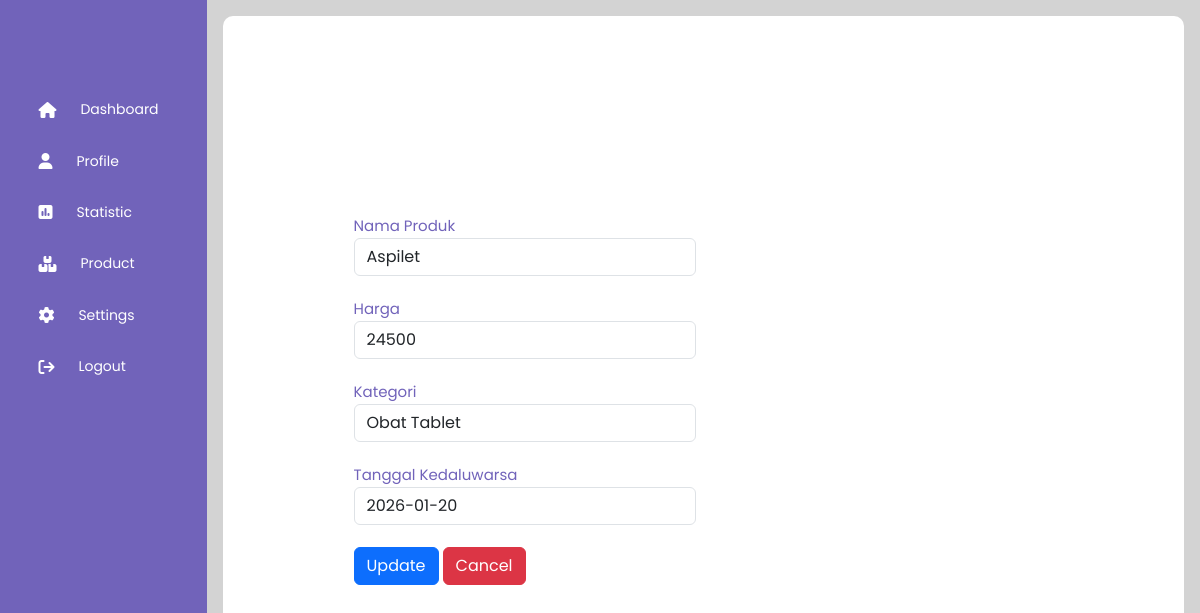
/Code/ApotekOnline-AU-D-Ap-L-P/editProAdmin.php?updateid=54 (signed in), run on the app's committed database.
### tables this page shows
CREATE TABLE `add_product` (
  `id_product` int(11) NOT NULL,
  `nama_produk` varchar(255) NOT NULL,
  `harga` int(11) NOT NULL,
  `kategori` varchar(255) NOT NULL,
  `date_exp` varchar(255) NOT NULL,
  `foto_produk` varchar(255) NOT NULL
);

### Code/ApotekOnline-AU-D-Ap-L-P/editProAdmin.php (the view, shortened to what this page needs)
<!DOCTYPE html>
<html>
<head>
	<link rel="stylesheet" href="https://cdn.jsdelivr.net/npm/bootstrap@5.3.2/dist/css/bootstrap.min.css">
	<link rel="stylesheet" href="https://cdnjs.cloudflare.com/ajax/libs/font-awesome/6.5.1/css/all.min.css" />
	<link rel="stylesheet" href="styleAdmin.css">
</head>
<body>
	<div class="sidebar">
		<div class="logo"></div>
		<ul class="menu">
			<li>
				<a href="admin.php">
					<i class="fa-solid fa-house"></i>
					<span>Dashboard</span>
				</a>
			</li>
			<li>
				<a href="adminProfile.php">
					<i class="fa-solid fa-user"></i>
					<span>Profile</span>
				</a>
			</li>
			<li>
				<a href="statistic.php">
					<i class="fa-solid fa-square-poll-vertical"></i>
					<span>Statistic</span>
				</a>
			</li>
			<li>
				<a href="Product.php">
					<i class="fa-solid fa-boxes-stacked"></i>
					<span>Product</span>
				</a>
			</li>
			<li>
				<a href="settingAdmin.php">
					<i class="fa-solid fa-gear"></i>
					<span>Settings</span>
				</a>
			</li>
			<li>
				<a href="logout.php">
					<i class="fa-solid fa-arrow-right-from-bracket"></i>
					<span>Logout</span>
				</a>
			</li>
		</ul>
	</div>
	<div class="main-content">
		<div class="cardprofile-container">
			<div class="mainprofile-title">
				<div class="admin-wrapper">
					<form action="" method="post">
						<?php
							include "db.php";
							$id_product = $_GET["updateid"];
							$sql = "SELECT * FROM add_product WHERE id_product='$id_product'";
							$result = mysqli_query($connect, $sql);
							$row = mysqli_fetch_assoc($result);
							$nama_produk = $row["nama_produk"];
							$harga = $row["harga"];
							$kategori = $row["kategori"];
							$date_exp = $row["date_exp"];
						?>
						<div class="form-group">
					    	<label>Nama Produk</label>
					    	<input type="text" class="form-control" name="nama_produk" placeholder="Nama produk" autocomplete="off" value="<?php echo $nama_produk; ?>">
					 	</div><br>
					  	<div class="form-group">
					    	<label>Harga</label>
					    	<input type="Text" class="form-control" name="harga" placeholder="Harga" autocomplete="off" value="<?php echo $harga; ?>">
					  	</div><br>
					  	<div class="form-group">
					    	<label>Kategori</label>
					    	<input type="text" class="form-control" name="kategori"  placeholder="Kategori" autocomplete="off" value="<?php echo $kategori; ?>">
					 	</div><br>
					  	<div class="form-group">
					    	<label>Tanggal Kedaluwarsa</label>
					    	<input type="text" class="form-control" name="date_exp" placeholder="00-00-0000" autocomplete="off" value="<?php echo $date_exp; ?>">
					  	</div><br>
					  	<button type="submit" class="btn btn-primary" name="submit">Update</button>
					  	<a href="Product.php" class="btn btn-danger">Cancel</a>
					</form>
				</div>
			</div>
		</div>
	</div>
</body>
</html>

### Code/ApotekOnline-AU-D-Ap-L-P/styleAdmin.css (style rules this page uses)
* { margin: 0; padding: 0; border: none; outline: none; box-sizing: border-box; font-family: "Poppins", sans-serif; }
body { display: flex; }
.sidebar { position: sticky; top: 0; left: 0; bottom: 0; width: 110px; height: 100vh; padding: 0 1.7rem; color: white; overflow: hidden; transition: all 0.5s linear; background: rgba(113, 99, 186, 255); }
.logo { height: 80px; padding: 5px; }
.menu { height: 80%; position: relative; list-style: none; padding: 0; }
.menu li { padding: 0.7rem; margin: 8px 0; border-radius: 8px; transition: all 0.5s ease-in-out; }
.menu a { color: white; font-size: 14px; text-decoration: none; display: flex; align-items: center; gap: 1.5rem; }
.menu a span { overflow: hidden; }
.menu a i { font-size: 1rem; }
.main-content { position: relative; background: lightgray; width: 100%; padding: 1rem; }
.cardprofile-container { background: white; padding: 2rem; border-radius: 10px; height: 100%; }
.mainprofile-title { color: rgba(113, 99, 186, 255); padding-bottom: 10px; font-size: 15px; }
.admin-wrapper { position: absolute; top: 50%; left: 50%; transform: translate(-50%,-50%); width: 700px; display: flex; }

### data on the page
add_product: nama_produk "Aspilet", harga "24500", kategori "Obat Tablet", date_exp "2026-01-20"
